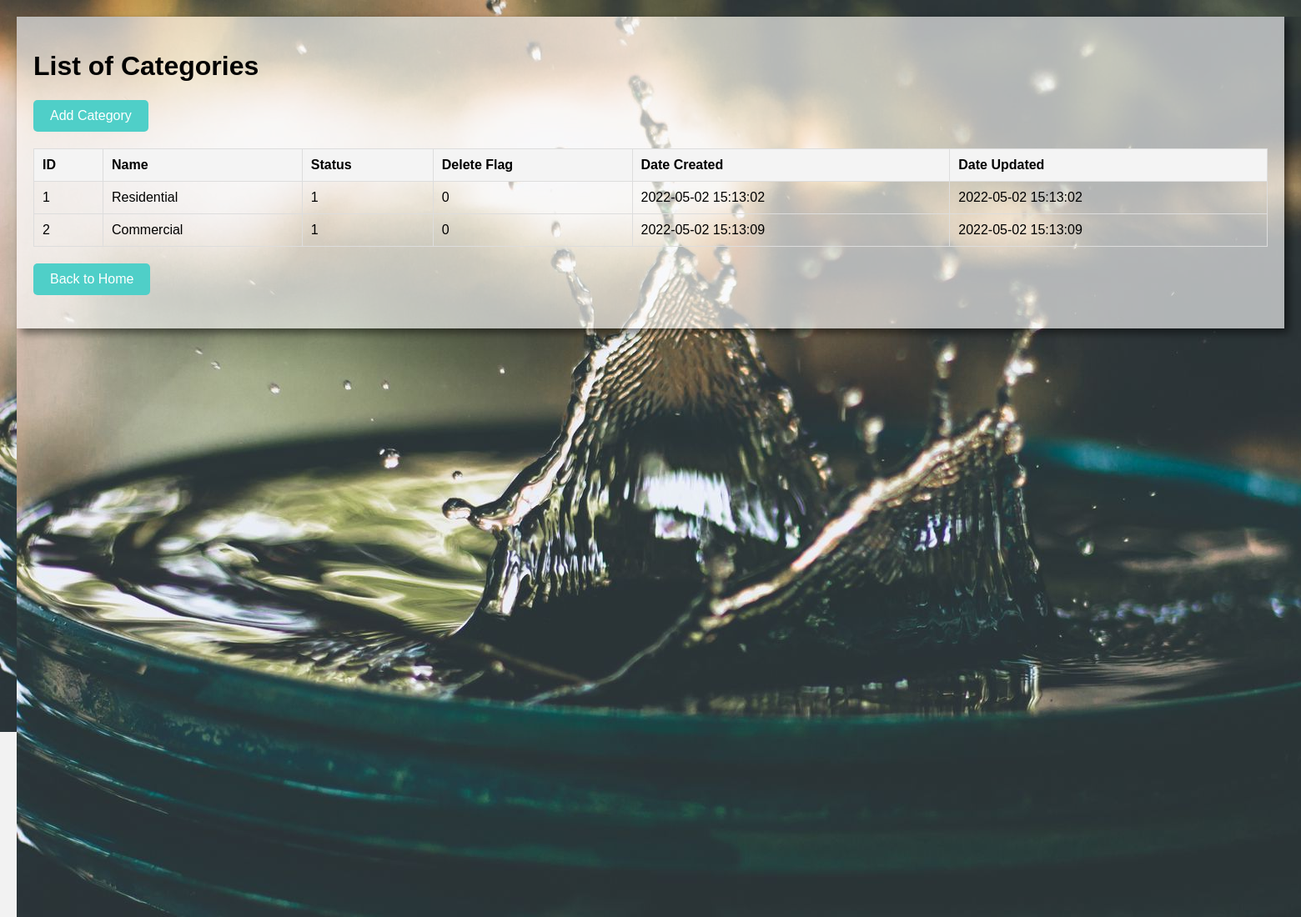
Page /category_list.php on the committed database.
### tables this page shows
CREATE TABLE `category_list` (
  `id` int(30) NOT NULL,
  `name` text NOT NULL,
  `status` tinyint(1) NOT NULL DEFAULT 1,
  `delete_flag` tinyint(1) NOT NULL DEFAULT 0,
  `date_created` datetime NOT NULL DEFAULT current_timestamp(),
  `date_updated` datetime NOT NULL DEFAULT current_timestamp() ON UPDATE current_timestamp()
);

### category_list.php (the view, shortened to what this page needs)
<?php
include 'db.php';
$sql = "SELECT * FROM category_list";
$result = $conn->query($sql);
?>
<!DOCTYPE html>
<html lang="en">
<head>
</head>
<body style="  font-family: Arial, sans-serif; background-color: #f2f2f2; margin: 0; padding: 20px;">
<img src="water2.jpg" alt="water" style="position: absolute;z-index: -1;">
<div class="container">
<h1>List of Categories</h1>
    <a href="add_category.php" style="display: inline-block; padding: 10px 20px; margin-bottom: 20px; background-color: #4FCFC8; color: #fff; text-decoration: none; border-radius: 5px;transition: background-color 0.3s, color 0.3s;"
   onmouseover="this.style.backgroundColor='#007770'; this.style.color='#fff';" onmouseout="this.style.backgroundColor='#4FCFC8'; this.style.color='#fff';">Add Category</a>
    <?php
    if ($result->num_rows > 0) {
        echo "<table border='1'>";
        echo "<tr><th>ID</th><th>Name</th><th>Status</th><th>Delete Flag</th><th>Date Created</th><th>Date Updated</th></tr>";
        while($row = $result->fetch_assoc()) {
            echo "<tr><td>{$row['id']}</td><td>{$row['name']}</td><td>{$row['status']}</td><td>{$row['delete_flag']}</td><td>{$row['date_created']}</td><td>{$row['date_updated']}</td></tr>";
        }
        echo "</table>";
    } else {
        echo "No categories found.";
    }
    ?>
    <a href="index.php" style="display: inline-block; padding: 10px 20px; margin-bottom: 20px; background-color: #4FCFC8; color: #fff; text-decoration: none; border-radius: 5px;transition: background-color 0.3s, color 0.3s;"
   onmouseover="this.style.backgroundColor='#007770'; this.style.color='#fff';" onmouseout="this.style.backgroundColor='#4FCFC8'; this.style.color='#fff';">Back to Home</a>
</div>
</body>
</html>

### category_list.php (style rules this page uses)
body { font-family: Arial, sans-serif; background-color: #f2f2f2; background-image: url('water2.jpg'); background-size: cover; background-repeat: no-repeat; }
table { width: 100%; border-collapse: collapse; margin-bottom: 20px; }
table, th, td { border: 1px solid #ddd; }
th, td { padding: 10px; text-align: left; }
th { background-color: #f4f4f4; }
.container { margin: 0 auto; padding: 20px; background-color: #ffffffa1; box-shadow: 5px 5px 10px rgba(0, 0, 0, 0.53); }

### rows in the picture
category_list: id "1", name "Residential", status "1", delete_flag "0", date_created "2022-05-02 15:13:02", date_updated "2022-05-02 15:13:02"
category_list: id "2", name "Commercial", status "1", delete_flag "0", date_created "2022-05-02 15:13:09", date_updated "2022-05-02 15:13:09"
